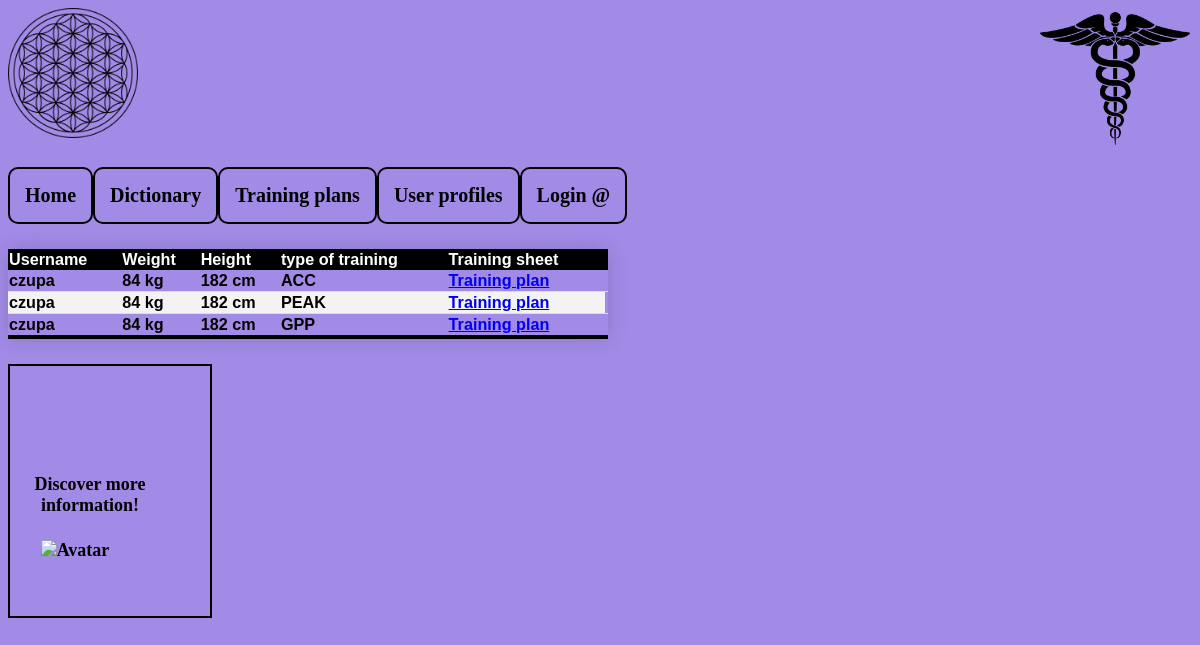
The page /profilepage/1/ on the database its author committed.
### base/models.py (models this page shows, shortened)
class profile(models.Model):
    user= models.OneToOneField(User,null=True,on_delete=models.CASCADE)
    name= models.CharField(max_length=100, null=True)
    waga= models.PositiveIntegerField(default=0, blank=True, null=True)
    wzrost = models.PositiveIntegerField(default=0, blank=True, null=True)
    updated = models.DateTimeField(auto_now=True)
    created= models.DateTimeField(auto_now_add=True)

class Trainingvalue(models.Model):
    UPPERBIEXERCISE_PULLUPS ="PULLUPS"
    UPPERBIEXERCISE_CHINUPS ="CHINUPS"
    UPPERBIEXERCISE_OVERHEADPRESS= "OVERHEADPRESS"
    UPPERBIEXERCISE_BARBELLROWS="BARBELLROWS"
    UPPERBIEXERCISE_TRXROWS="TRXROWS"
    UPPERBIEXERCISE_CHOICES=[
        (UPPERBIEXERCISE_PULLUPS, "PULLUPS"),
        (UPPERBIEXERCISE_CHINUPS,"CHINUPS"),
        (UPPERBIEXERCISE_OVERHEADPRESS, "OVERHEADPRESS"),
        (UPPERBIEXERCISE_BARBELLROWS, "BARBELLROWS"),
        (UPPERBIEXERCISE_TRXROWS,"TRXROWS"),
    ]
    UPPERUNIEXERCISE_BENTPRESS = "BENTPRESS"
    UPPERUNIEXERCISE_WINDMILL = "WINDMILL"
    UPPERUNIEXERCISE_ROWS="ROWS"
    UPPERUNIEXERCISE_CHOICES=[
        (UPPERUNIEXERCISE_BENTPRESS, "BENTPRESS"),
        (UPPERUNIEXERCISE_WINDMILL,"WINDMILL"),
        (UPPERUNIEXERCISE_ROWS,"ROWS"),
        ]
    LOWERBIEXERCISE_GLUTEBRIDGE="GLUTEBRIDGE"
    LOWERBIEXERCISE_SWING="SWING"
    LOWERBIEXERCISE_CHOICES=[
        (LOWERBIEXERCISE_GLUTEBRIDGE,"GLUTEBRIDGE"),
        (LOWERBIEXERCISE_SWING,"SWING"),
        ]
    LOWERUNIEXERCISE_LUNGES ="LUNGES"
    LOWERUNIEXERCISE_STEPUPS = "STEPUPS"
    LOWERUNIEXERCISE_BULGARIANSPLITSQUATS= "BULGARIANSPLITSQUATS"
    LOWERUNIEXERCISE_CHOICES=[
        (LOWERUNIEXERCISE_LUNGES, "LUNGES"),
        (LOWERUNIEXERCISE_STEPUPS,"STEPUPS"),
        (LOWERUNIEXERCISE_BULGARIANSPLITSQUATS,"BULGARIANSPLITSQUATS"),
        ]
    COREEXERCISE_RUSSIANTWIST="RUSSIANTWIST"
    COREEXERCISE_PLANK="PLANK"
    COREEXERCISE_REVERSEPLANK="REVERSEPLANK"
    COREEXERCISE_SIDEPLANK="SIDEPLANK"
    COREEXERCISE_CHOICES=[
        (COREEXERCISE_RUSSIANTWIST,"RUSSIANTWIST"),
        (COREEXERCISE_PLANK,"PLANK"),
        (COREEXERCISE_REVERSEPLANK,"REVERSEPLANK"),
        (COREEXERCISE_SIDEPLANK,"SIDEPLANK")
        ]
    WHOLEBODYEXERCISE_SLEDPUSH= "SLEDPUSH"
    WHOLEBODYEXERCISE_SLEDPULL="SLEDPULL"
    WHOLEBODYEXERCISE_TURKISHGETUP="TURKISHGETUP"
    WHOLEBODYEXERCISE_CHOICES=[
        (WHOLEBODYEXERCISE_SLEDPUSH, "SLEDPUSH"),
        (WHOLEBODYEXERCISE_SLEDPUSH, "SLEDPULL"),
        (WHOLEBODYEXERCISE_SLEDPUSH, "TURKISHGETUP"),
    ]
    MESOCYCLE_GPP= "GPP"
    MESOCYCLE_ACC= "ACC"
    MESOCYCLE_PEAK= "PEAK"
    MESOCYCLE_CASUALTRAINING= "CASUALTRAINING"
    MESOCYCLE_CHOICES=[
        (MESOCYCLE_GPP, "GPP"),
        (MESOCYCLE_ACC, "ACC"),
        (MESOCYCLE_PEAK, "PEAK"),
        (MESOCYCLE_CASUALTRAINING, "CASUALTRAINING")
    ]
    SETS_1="1"
    SETS_2="2"
    SETS_3="3"
    SETS_4="4"
    SETS_5="5"
    SETS_CHOICES=[
        (SETS_1, "1"),
        (SETS_2,"2"),
        (SETS_3,"3"),
        (SETS_4,"4"),
        (SETS_5,"5"),
    ]
    REPS_3="3"
    REPS_5="5"
    REPS_8="8"
    REPS_10="10"
    REPS_13="13"
    REPS_20="20"
    REPS_AMRAP="AMRAP"
    REPS_CHOICES=[
        (REPS_3,"3"),
        (REPS_5,"5"),
        (REPS_8,"8"),
        (REPS_10,"10"),
        (REPS_13,"13"),
        (REPS_20,"20"),
        (REPS_AMRAP,"AMRAP")
    ]
    upperbodbi= models.CharField(verbose_name="Upper body bilateral exercise accessory",max_length=20,choices=UPPERBIEXERCISE_CHOICES,default=UPPERBIEXERCISE_PULLUPS)
    upperbodybisets= models.CharField(verbose_name="Upper body bilateral exercise sets",max_length=20,choices=SETS_CHOICES,default=SETS_1)
    upperbodybireps= models.CharField(verbose_name="Upper body bilateral exercise reps",max_length=20,choices=REPS_CHOICES,default=REPS_8)
    upperboduni = models.CharField(verbose_name="Upper body unilateral exercise accessory",max_length=20,choices=UPPERUNIEXERCISE_CHOICES,default=UPPERUNIEXERCISE_ROWS)
    upperbodyunisets= models.CharField(verbose_name="Upper body unilateral exercise sets",max_length=20,choices=SETS_CHOICES,default=SETS_1)
    upperbodyunireps= models.CharField(verbose_name="Upper body unilateral exercise reps",max_length=20,choices=REPS_CHOICES,default=REPS_8)
    lowerbodybi= models.CharField(verbose_name="Lower body bilateral exercise accessory",max_length=20,choices=LOWERBIEXERCISE_CHOICES,default=LOWERBIEXERCISE_SWING)
    lowerbodybisets= models.CharField(verbose_name="Lower body bilateral exercise sets",max_length=20,choices=SETS_CHOICES,default=SETS_1)
    lowerbodybireps= models.CharField(verbose_name="Lower body bilateral exercise reps",max_length=20,choices=REPS_CHOICES,default=REPS_8)
    lowerbodyuni= models.CharField(verbose_name="Lower body unilateral exercise accessory",max_length=20,choices=LOWERUNIEXERCISE_CHOICES,default=LOWERUNIEXERCISE_BULGARIANSPLITSQUATS)
    lowerbodyunisets= models.CharField(verbose_name="Lower body unilateral exercise sets",max_length=20,choices=SETS_CHOICES,default=SETS_1)
    lowerbodyunireps= models.CharField(verbose_name="Lower body unilateral exercise reps",max_length=20,choices=REPS_CHOICES,default=REPS_8)
    coretraining=  models.CharField(verbose_name="Core body exercise",max_length=20, choices=COREEXERCISE_CHOICES,default=COREEXERCISE_RUSSIANTWIST)
    coresets= models.CharField(verbose_name="Core sets",max_length=20,choices=SETS_CHOICES,default=SETS_1)
    corereps= models.CharField(verbose_name="Core reps",max_length=20,choices=REPS_CHOICES,default=REPS_8)
    wholebodyexercise =  models.CharField(verbose_name="Exercise engaging all segments of body",max_length=20,choices=WHOLEBODYEXERCISE_CHOICES,default=WHOLEBODYEXERCISE_TURKISHGETUP)
    wholebodysets = models.CharField(verbose_name="Whole body exercise sets",max_length=20,choices=SETS_CHOICES,default=SETS_1)
    wholebodyreps = models.CharField(verbose_name="Whole body exercise reps",max_length=20,choices=REPS_CHOICES,default=REPS_8)
    SQUAT1RM= models.PositiveIntegerField(verbose_name="100% maximal repetition in squat",default=0, blank=True, null=True)
    DEADLIFT1RM=models.PositiveIntegerField(verbose_name="100% maximal repetition in deadlift",default=0, blank=True, null=True)
    BENCHPRESS1RM= models.PositiveIntegerField(verbose_name="100% maximal repetition in benchpress",default=0, blank=True, null=True)
    mesocycle= models.CharField(max_length=20, choices=MESOCYCLE_CHOICES,default=MESOCYCLE_GPP)
    updated = models.DateTimeField(auto_now=True)
    created= models.DateTimeField(auto_now_add=True)
    user= models.ForeignKey(User,null=True,verbose_name="Username", on_delete=models.CASCADE)

### base/views.py (the view)
def profilepage(request,pk):
    user = Trainingvalue.objects.get(id=pk)
    trainingplan = Trainingvalue.objects.all()
    profilopage= profile.objects.get(id=pk)
    user_training= Trainingvalue.objects.filter(user=profilopage.user)
    context ={'user_training':user_training,'user':user,'profilopage':profilopage,
    'trainingplan':trainingplan,}
    return render(request, 'base/profilepage.html' , context)

### base/templates/base/profilepage.html (shortened to what this page needs)
{% include 'homemain.html'%}
{% block content %}
<div class="container">
    <table class="styled-table">
        <thead>
            <tr>
                <th>Username</th>
                <th>Weight</th>
                <th>Height</th>
                <th> type of training</th>
                <th> Training sheet<th>
            </tr>
        </thead>
        <tbody>
            {% for a in user_training%}
            <tr>
                <td>{{profilopage.name}}</td>
                <td>{{profilopage.waga}} kg</td>
                <td>{{profilopage.wzrost}} cm</td>
                <td>{{a.mesocycle}}</td>
                <td><a href="{% url 'trainingplan' a.id %}">  Training plan </a>  </td>
    {% endfor %}
        </tbody>
    </table>
</div>
{%load static %}
<div class="flip-card">
    <div class="flip-card-inner">
      <div class="flip-card-front">
      <br><br>
      <br><br>
        <h4> Discover more information!</h4>
        <div class ="imgresizol">
        <img src="{% static 'image/mmm.png' %}" alt="Avatar" style="width:75px;height:75px">
        </div>
      </div>
        <div class="flip-card-back">
            <h1>{{profilopage.name}}</h1>
            <p>{{profilopage.waga}} kg</p>
            <p>{{profilopage.wzrost}} cm</p>
        </div>
      </div>
    </div>
{% endblock content %}

### templates/homemain.html (style rules this page uses)
body { background-color: #A28BE7; text: solid padding: 30px 10px; text-decoration: solid; font-size:18px; font-weight: bold; }

### templates/homenavbar.html (style rules this page uses)
.container { background-color: #A28BE7; color: black; }

### base/templates/base/profilepage.html (style rules this page uses)
.container { border-bottom: 30px black; }
.styled-table { border-collapse: collapse; margin: 25px 0; font-size: 0.9em; font-family: sans-serif; min-width: 600px; box-shadow: 0 0 20px rgba(0, 0, 0, 0.15); }
.styled-table thead tr { background-color: black; color: #ffffff; text-align: left; }
.styled-table tbody tr { border-bottom: 1px solid #dddddd; }
.styled-table tbody tr:nth-of-type(even) { background-color: #f3f3f3; }
.styled-table tbody tr:last-of-type { border-bottom: 4px solid black; }
.flip-card { background-color: transparent; width: 200px; height:250px; border: 2px solid black; }
.flip-card-inner { position: relative; width: 100%; height: 100%; text-align:center; transition: transform 0.5s; transform-style: preserve-3d; }
.flip-card-front, .flip-card-back { position: absolute; width: 80%; height: 80%; -webkit-backface-visibility: hidden; backface-visibility: hidden; }
.flip-card-front { background-color: #A28BE7; color: black; }
.flip-card-back { background-color: #A28BE7; color: white; transform: rotateY(180deg); }
.imgresizol { position:relative; width: 130px; height: auto; }

### rows shown on the page
Trainingvalue: mesocycle "ACC"
profile: name "czupa", waga "84", wzrost "182"
Trainingvalue: mesocycle "PEAK"
Trainingvalue: mesocycle "GPP"
